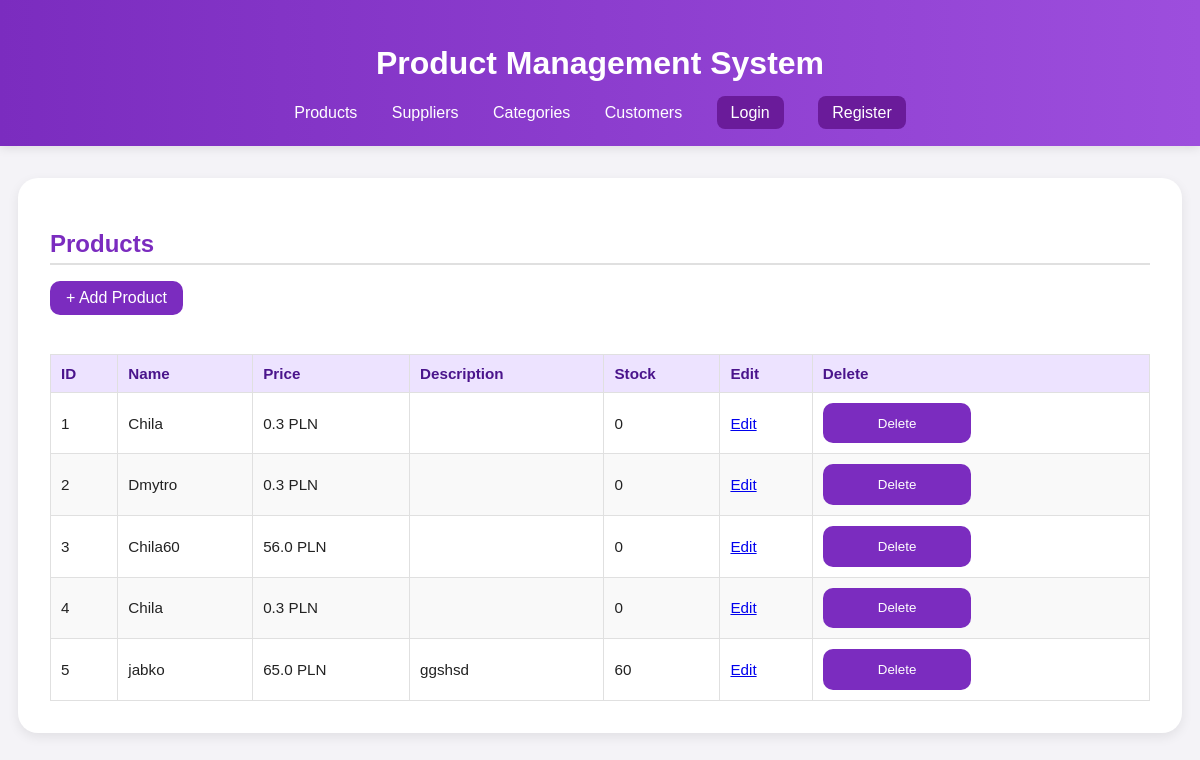
Before: / with the older database file.
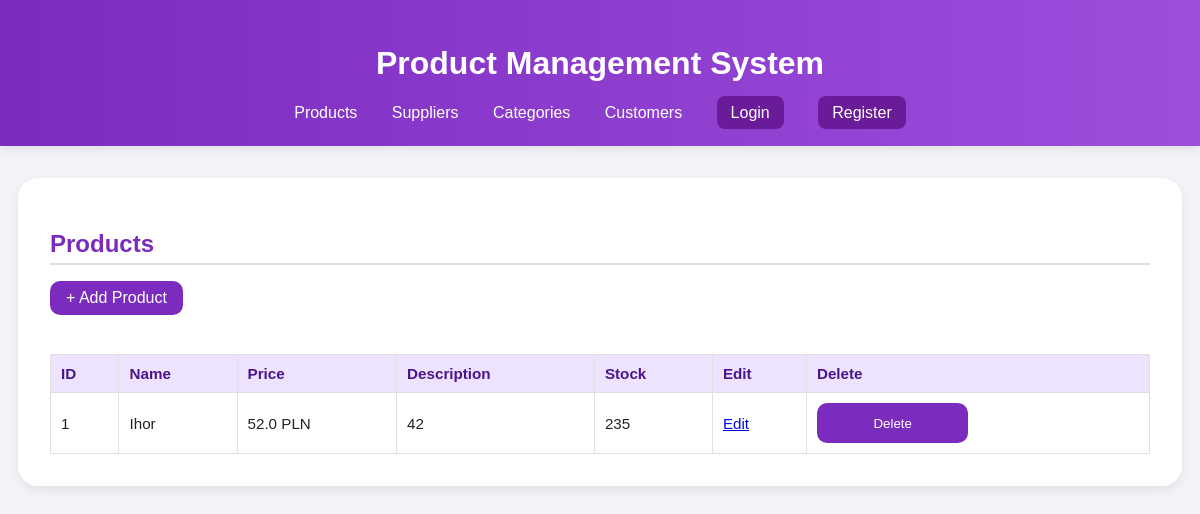
After: the same page with the newer database file.
### models.py (models this page shows)
class Product(db.Model):
    id = db.Column(db.Integer, primary_key=True)
    name = db.Column(db.String(120), nullable=False)
    price = db.Column(db.Float, nullable=False)
    supplier_id = db.Column(db.Integer, db.ForeignKey('supplier.id'))
    category_id = db.Column(db.Integer, db.ForeignKey('category.id'))
    description = db.Column(db.String(255))
    stock = db.Column(db.Integer, default=0)

### routes.py (the view)
@app.route('/')
def index():
    products = Product.query.all()
    logged_in = 'user_id' in session
    return render_template('index.html', products=products, logged_in=logged_in)

### templates/index.html (shortened to what this page needs)
{% extends "base.html" %}
{% block content %}
<div class="card">
  <div class="card-header">
    <h2>Products</h2>
    <a href="{{ url_for('add_product') }}" class="btn-add">+ Add Product</a>
  </div>
  <table class="styled-table">
    <thead>
      <tr>
        <th>ID</th>
        <th>Name</th>
        <th>Price</th>
        <th>Description</th>
        <th>Stock</th>
        <th>Edit</th>
        <th>Delete</th>
      </tr>
    </thead>
    <tbody>
      {% for product in products %}
      <tr>
        <td>{{ product.id }}</td>
        <td>{{ product.name }}</td>
        <td>{{ product.price }} PLN</td>
        <td>{{ product.description or '' }}</td>
        <td>{{ product.stock }}</td>
        <td>
          <a href="{{ url_for('edit_item', model='product', item_id=product.id) }}" class="btn-edit">Edit</a>
        </td>
        <td>
          <form method="POST" action="{{ url_for('delete_item', model='product', item_id=product.id) }}" onsubmit="return confirm('Delete this product?');">
            <button type="submit" class="btn-delete">Delete</button>
          </form>
        </td>
      </tr>
      {% else %}
      <tr><td colspan="7" style="text-align:center;">No products found</td></tr>
      {% endfor %}
    </tbody>
  </table>
</div>
{% endblock %}

### templates/base.html (shortened to what this page needs)
<!DOCTYPE html>
<html lang="en">
<head>
    <link rel="stylesheet" href="{{ url_for('static', filename='style.css') }}">
</head>
<body>
<header>
    <h1>Product Management System</h1>
    <nav>
        <a href="{{ url_for('index') }}">Products</a>
        <a href="{{ url_for('suppliers') }}">Suppliers</a>
        <a href="{{ url_for('categories') }}">Categories</a>
        <a href="{{ url_for('customers') }}">Customers</a>
        {% if logged_in %}
            <a href="#" id="logoutBtn" class="btn-register">Logout</a>
        {% else %}
            <a href="#" id="loginBtn" class="btn-register">Login</a>
            <a href="#" id="registerBtn" class="btn-register">Register</a>
        {% endif %}
    </nav>
</header>
<main class="container">
    {% block content %}{% endblock %}
</main>
</body>
</html>

### static/style.css (style rules this page uses)
body { font-family: "Poppins", sans-serif; background: #f4f3f7; color: #222; margin: 0; padding: 0; }
header { background: linear-gradient(90deg, #7B2CBF, #9D4EDD); color: white; text-align: center; padding: 1.5rem 0; box-shadow: 0 2px 10px rgba(0,0,0,0.1); }
nav { margin-top: 10px; }
nav a { color: white; text-decoration: none; margin: 0 15px; font-weight: 500; transition: 0.3s; }
.container { max-width: 1100px; margin: 2rem auto; background: white; border-radius: 20px; box-shadow: 0 4px 12px rgba(0,0,0,0.08); padding: 2rem; }
h2 { color: #7B2CBF; border-bottom: 2px solid #E0E0E0; padding-bottom: 5px; margin-bottom: 1rem; }
form { display: grid; grid-template-columns: 1fr 1fr; gap: 1.2rem; }
button, input[type="submit"] { background: #7B2CBF; color: white; border: none; padding: 0.8rem 1rem; border-radius: 10px; cursor: pointer; transition: 0.3s; }
table { width: 100%; border-collapse: collapse; margin-top: 1.5rem; font-size: 0.95rem; }
th, td { border: 1px solid #e0e0e0; padding: 10px; text-align: left; }
th { background: #ede3ff; color: #4a148c; }
.btn-add { display: inline-block; background: #7B2CBF; color: white; padding: 8px 16px; border-radius: 10px; text-decoration: none; transition: 0.3s; margin-bottom: 15px; }
.btn-register { background: #6a1b9a; color: white; padding: 8px 14px; border-radius: 8px; text-decoration: none; margin-left: 15px; transition: 0.3s; }

Changed rows visible on the page:
removed Product: id "2", name "Dmytro", price "0.3", stock "0"
removed Product: id "3", name "Chila60", price "56.0", stock "0"
removed Product: id "4", name "Chila", price "0.3", stock "0"
removed Product: id "5", name "jabko", price "65.0", description "ggshsd", stock "60"
changed Product id 1: name "Chila" → "Ihor"; price "0.3" → "52.0"; description (not shown) → "42"; stock "0" → "235"
